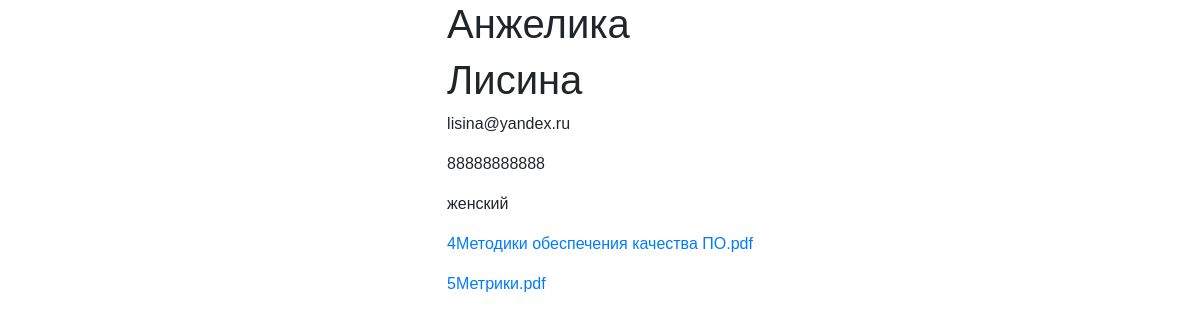
The app's page /owner/read/12/ with its own data.
### Shelter/models.py (models this page shows, shortened)
class OwnerApplication(models.Model):
    name = models.CharField(max_length=200, verbose_name='Имя')
    surname = models.CharField(max_length=200, verbose_name='Фамилия')
    email = models.EmailField(max_length=200, verbose_name='Электронная почта')
    phoneNum = models.CharField(max_length=17, verbose_name='Номер телефона')
    SEX_CHOICES = (
        ('male', "мужской"),
        ('female', "женский"),
    )
    sex = models.CharField(max_length=10, verbose_name="пол", choices=SEX_CHOICES, default='женский')

class Files(models.Model):
    file = models.FileField(upload_to=user_directory_path, default='files/profile_image.jpg', verbose_name='Файлы')
    o_application = models.ForeignKey(OwnerApplication, blank=True, null=True, on_delete=models.CASCADE)
    class Meta:
        verbose_name = "Файлы"
        verbose_name_plural = "Файлы"
    def get_name(self):
        return self.file.name.split("/")[-1].split("_")[-1]

### Shelter/application_owner_view.py (the view)
# urls.py: path('owner/read/<int:id>/', application_owner_view.read_application_owner),
def read_application_owner(request, id):
    try:
        application = OwnerApplication.objects.get(id=id)
        files = Files.objects.filter(o_application=application).all()
        data = {
            'application': application,
            'files': files
        }
        return render(request, 'detail_view_owner_application.html', data)
    except OwnerApplication.DoesNotExist:
        return HttpResponseNotFound("<h2>Person not found</h2>")

### templates/detail_view_owner_application.html (shortened to what this page needs)
{% extends 'base.html' %}
{% load crispy_forms_filters %}
{% block content %}
    <div class="feature">
        <h1>{{ application.name }}</h1>
        <h1>{{ application.surname }}</h1>
        <p>{{ application.email }}</p>
        <p>{{ application.phoneNum }}</p>
        <p>{{ application.get_sex_display }}</p>
        {% for f in files %}
            <p> <a href="/download/{{f.id}}" download>{{f.get_name}}</a></p>
        {% endfor %}
</div>
{% endblock %}

### static/css/style.css (style rules this page uses)
body { height: 130vh; margin: auto; width: 100%; overflow-x: hidden; font-family:'Laptev_Brush', sans-serif; background: #ffffff; display: flex; flex-direction: column; align-items: center; position: relative; }

### records on screen
OwnerApplication: name "Анжелика", surname "Лисина", email "lisina@yandex.ru", phoneNum "88888888888", sex "женский"
Files: get_name "4Методики обеспечения качества ПО.pdf"
Files: get_name "5Метрики.pdf"
